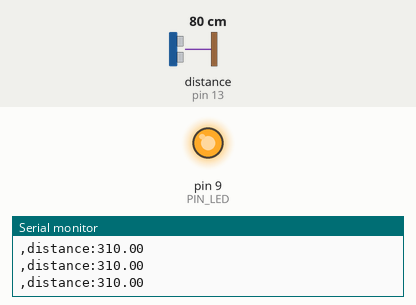
This sketch was run on a simulated Arduino Uno, built with avr-gcc and run on an emulated ATmega328P. On the bench: output pins drawn as LEDs (lit = HIGH), the last lines printed to the serial monitor. Wiring (inferred from the names in the program): ultrasonic range finder: trigger pin 12; echo pin 13. The inputs (shaded band) are chosen by the test bench; at power-on: distance to the obstacle (sensor on pin 13) 80 cm. The echo pulse lasts 58.3 µs per cm; pins used as bus, display or sensor lines are not drawn.

Above: at 1.2 s.
1.3 s: distance to the obstacle (sensor on pin 13) set to 33 cm
2.8 s: distance to the obstacle (sensor on pin 13) set to 29 cm
At 3.5 s:
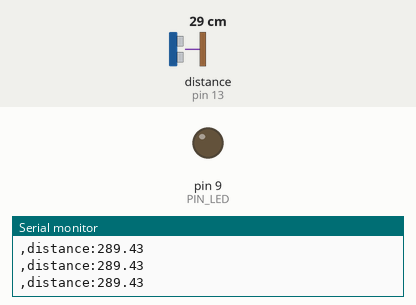
4.4 s: distance to the obstacle (sensor on pin 13) set to 12 cm
5.9 s: distance to the obstacle (sensor on pin 13) set to 9 cm
At 7.1 s:
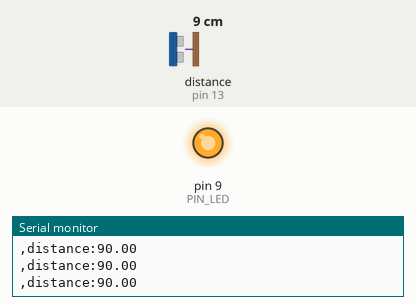
7.4 s: distance to the obstacle (sensor on pin 13) set to 18 cm
At 7.9 s:
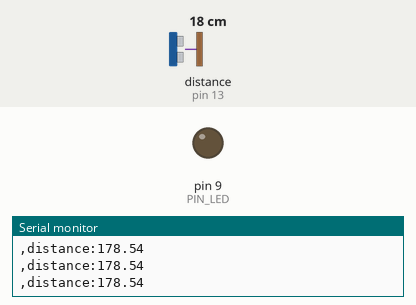
Timing chart, 0 to 9.9 s (numbered marks = the images above; inputs shaded):
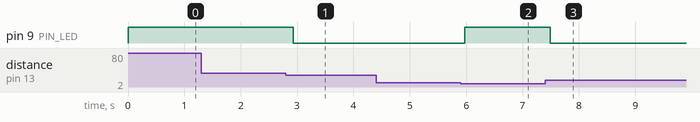

The sketch:

07_example_1.ino
```cpp
// Arduino pin assignment
#define PIN_LED 9
#define PIN_TRIG 12   // sonar sensor TRIGGER
#define PIN_ECHO 13   // sonar sensor ECHO

// configurable parameters
#define SND_VEL 346.0     // sound velocity at 24 celsius degree (unit: m/sec)
#define INTERVAL 100      // sampling interval (unit: msec)
#define PULSE_DURATION 10 // ultra-sound Pulse Duration (unit: usec)
#define _DIST_MIN 100.0   // minimum distance to be measured (unit: mm)
#define _DIST_MAX 300.0   // maximum distance to be measured (unit: mm)

#define TIMEOUT ((INTERVAL / 2) * 1000.0) // maximum echo waiting time (unit: usec)
#define SCALE (0.001 * 0.5 * SND_VEL) // coefficent to convert duration to distance

float USS_measure(int TRIG, int ECHO)
{
  digitalWrite(TRIG, HIGH);
  delayMicroseconds(PULSE_DURATION);
  digitalWrite(TRIG, LOW);

  return pulseIn(ECHO, HIGH, TIMEOUT) * SCALE; // unit: mm

  // Pulse duration to distance conversion example (target distance = 17.3m)
  // - pulseIn(ECHO, HIGH, timeout) returns microseconds (음파의 왕복 시간)
  // - 편도 거리 = (pulseIn() / 1,000,000) * SND_VEL / 2 (미터 단위)
  //   mm 단위로 하려면 * 1,000이 필요 ==>  SCALE = 0.001 * 0.5 * SND_VEL
  //
  // - 예, pusseIn()이 100,000 이면 (= 0.1초, 왕복 거리 34.6m)
  //        = 100,000 micro*sec * 0.001 milli/micro * 0.5 * 346 meter/sec
  //        = 100,000 * 0.001 * 0.5 * 346
  //        = 17,300 mm  ==> 17.3m
}


void setup() {
  // initialize GPIO pins
  pinMode(PIN_LED, OUTPUT);
  pinMode(PIN_TRIG, OUTPUT);  // sonar TRIGGER
  pinMode(PIN_ECHO, INPUT);   // sonar ECHO
  digitalWrite(PIN_TRIG, LOW);  // turn-off Sonar

  // initialize serial port
  Serial.begin(57600);
}

void loop() {
  float distance = USS_measure(PIN_TRIG, PIN_ECHO); // read distance

  if ((distance == 0.0) || (distance > _DIST_MAX)) {
      distance = _DIST_MAX + 10.0;    // Set Higher Value
      digitalWrite(PIN_LED, 1);       // LED OFF
  } else if (distance < _DIST_MIN) {
      distance = _DIST_MIN - 10.0;    // Set Lower Value
      digitalWrite(PIN_LED, 1);       // LED OFF
  } else {    // In desired Range
      digitalWrite(PIN_LED, 0);       // LED ON
  }

  // output the distance to the serial port
  Serial.print(",distance:");  Serial.println(distance);

  // do something here
  delay(50); // Assume that it takes 50ms to do something.

  // wait until next sampling time.
  delay(INTERVAL);
}

// get a distance reading from USS. return value is in millimeter.
```

Measured:
- the behaviour switches between 31 and 30 cm on distance to the obstacle (sensor on pin 13) (found by bisection; images 0 and 1)
- the behaviour switches between 11 and 10 cm on distance to the obstacle (sensor on pin 13) (found by bisection; images 1 and 2)
- after the input at 2.8 s, pin 9 (PIN_LED): HIGH → LOW after 0.13 s
- after the input at 5.9 s, pin 9 (PIN_LED): LOW → HIGH after 0.08 s
- after the input at 7.4 s, pin 9 (PIN_LED): HIGH → LOW after 0.09 s
